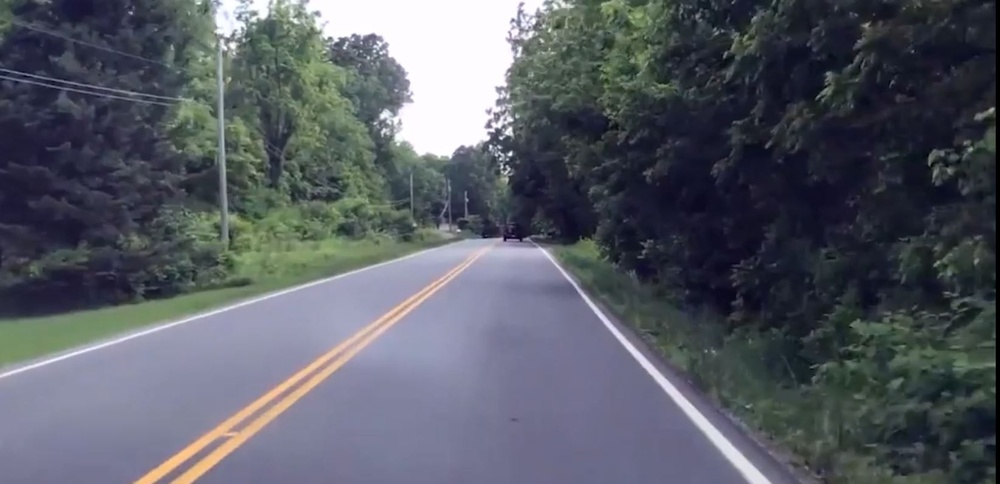
#> input picture Lane_Image.jpg, 1000 x 484 px, shrunk from 1645 x 796 before the run
$ python 03_Lane_Matplotlib.py
#> lines starting #> are read from the running program, lines starting #| are printed output that depends on the picture
#> further down, image is the input picture: shape (484, 1000, 3); mean B, G, R 100.6, 91.6, 87.4
# To show how the coordinates of the car driving in a particular lane and helps the car to stays in the line

import cv2
import numpy as np
import matplotlib.pyplot as plt


def canny(image):
    gray = cv2.cvtColor(image, cv2.COLOR_RGB2GRAY)
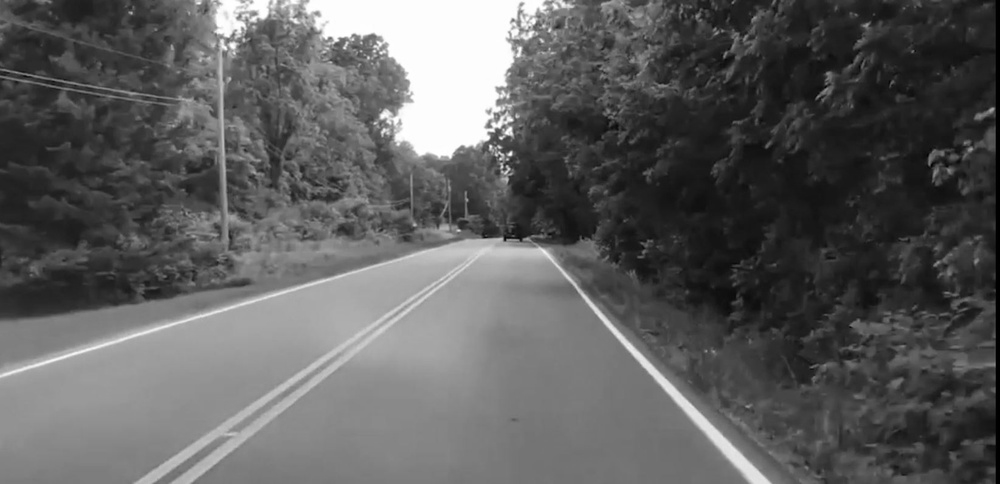
#> gray: shape (484, 1000); min 0, max 255, mean 93.8
    blur = cv2.GaussianBlur(gray, (5, 5), 0)
    canny = cv2.Canny(blur, 50, 150)
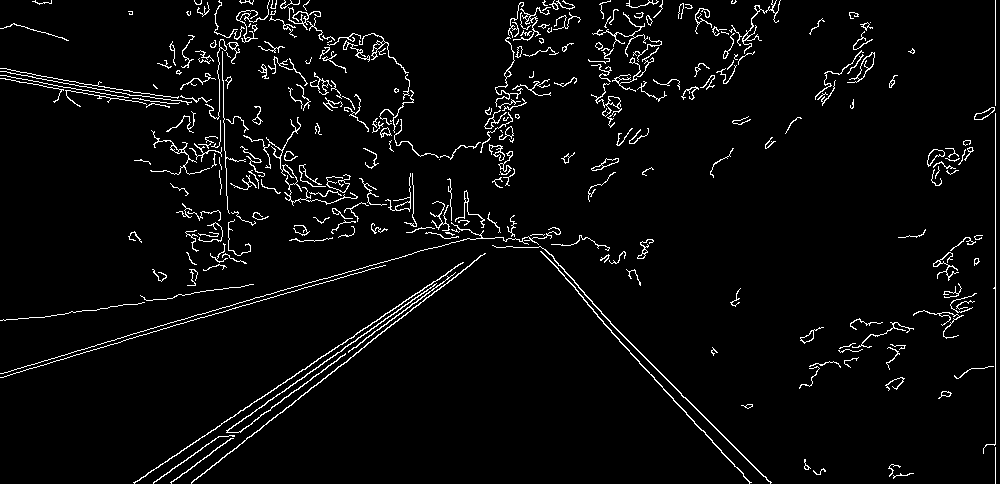
#> canny: shape (484, 1000); 3.9% white in thin lines or dots
    return canny


image = cv2.imread('Lane_Image.jpg')
lane_image = np.copy(image)
canny = canny(lane_image)

plt.imshow(canny)
plt.show()
